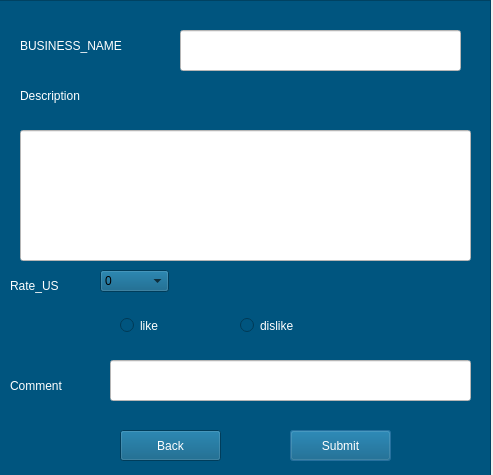
<?xml version="1.0" encoding="UTF-8"?>
<ui version="4.0">
 <class>Dialog</class>
 <widget class="QDialog" name="Dialog">
  <property name="geometry">
   <rect>
    <x>0</x>
    <y>0</y>
    <width>493</width>
    <height>475</height>
   </rect>
  </property>
  <property name="windowTitle">
   <string>Dialog</string>
  </property>
  <widget class="QFrame" name="frame">
   <property name="geometry">
    <rect>
     <x>-10</x>
     <y>0</y>
     <width>501</width>
     <height>481</height>
    </rect>
   </property>
   <property name="font">
    <font>
     <family>Stencil</family>
     <pointsize>14</pointsize>
     <italic>true</italic>
    </font>
   </property>
   <property name="styleSheet">
    <string notr="true">background-color: rgb(0, 85, 127);</string>
   </property>
   <property name="frameShape">
    <enum>QFrame::StyledPanel</enum>
   </property>
   <property name="frameShadow">
    <enum>QFrame::Raised</enum>
   </property>
   <widget class="QLabel" name="label">
    <property name="geometry">
     <rect>
      <x>30</x>
      <y>20</y>
      <width>151</width>
      <height>51</height>
     </rect>
    </property>
    <property name="styleSheet">
     <string notr="true">font: 14pt &quot;Stencil&quot;;
color: rgb(255, 255, 255);</string>
    </property>
    <property name="text">
     <string>BUSINESS_NAME</string>
    </property>
   </widget>
   <widget class="QLabel" name="label_2">
    <property name="geometry">
     <rect>
      <x>30</x>
      <y>70</y>
      <width>131</width>
      <height>51</height>
     </rect>
    </property>
    <property name="styleSheet">
     <string notr="true">font: 14pt &quot;Stencil&quot;;
color: rgb(255, 255, 255);</string>
    </property>
    <property name="text">
     <string>Description</string>
    </property>
   </widget>
   <widget class="QLineEdit" name="lineEdit">
    <property name="geometry">
     <rect>
      <x>120</x>
      <y>360</y>
      <width>361</width>
      <height>41</height>
     </rect>
    </property>
    <property name="styleSheet">
     <string notr="true">color: rgb(0, 85, 127);
font: 12pt &quot;Stencil&quot;;
background-color: rgb(255, 255, 255);
</string>
    </property>
    <property name="text">
     <string/>
    </property>
    <property name="cursorPosition">
     <number>0</number>
    </property>
    <property name="alignment">
     <set>Qt::AlignLeading|Qt::AlignLeft|Qt::AlignTop</set>
    </property>
   </widget>
   <widget class="QPushButton" name="pushButton_3">
    <property name="geometry">
     <rect>
      <x>300</x>
      <y>430</y>
      <width>101</width>
      <height>31</height>
     </rect>
    </property>
    <property name="styleSheet">
     <string notr="true">font: 14pt &quot;Stencil&quot;;
color: rgb(255, 255, 255);</string>
    </property>
    <property name="text">
     <string>Submit</string>
    </property>
   </widget>
   <widget class="QRadioButton" name="radioButton">
    <property name="geometry">
     <rect>
      <x>130</x>
      <y>310</y>
      <width>82</width>
      <height>31</height>
     </rect>
    </property>
    <property name="styleSheet">
     <string notr="true">color: rgb(255, 255, 255);
font: 14pt &quot;Stencil&quot;;</string>
    </property>
    <property name="text">
     <string>like</string>
    </property>
   </widget>
   <widget class="QRadioButton" name="radioButton_2">
    <property name="geometry">
     <rect>
      <x>250</x>
      <y>310</y>
      <width>101</width>
      <height>31</height>
     </rect>
    </property>
    <property name="styleSheet">
     <string notr="true">font: 14pt &quot;Stencil&quot;;
color: rgb(255, 255, 255);</string>
    </property>
    <property name="text">
     <string>dislike</string>
    </property>
   </widget>
   <widget class="QLineEdit" name="lineEdit_2">
    <property name="geometry">
     <rect>
      <x>30</x>
      <y>130</y>
      <width>451</width>
      <height>131</height>
     </rect>
    </property>
    <property name="styleSheet">
     <string notr="true">color: rgb(0, 85, 127);
font: 12pt &quot;Stencil&quot;;
background-color: rgb(255, 255, 255);
</string>
    </property>
    <property name="text">
     <string/>
    </property>
    <property name="cursorPosition">
     <number>0</number>
    </property>
    <property name="alignment">
     <set>Qt::AlignLeading|Qt::AlignLeft|Qt::AlignTop</set>
    </property>
   </widget>
   <widget class="QLineEdit" name="lineEdit_3">
    <property name="geometry">
     <rect>
      <x>190</x>
      <y>30</y>
      <width>281</width>
      <height>41</height>
     </rect>
    </property>
    <property name="styleSheet">
     <string notr="true">color: rgb(0, 85, 127);
font: 12pt &quot;Stencil&quot;;
background-color: rgb(255, 255, 255);
</string>
    </property>
    <property name="text">
     <string/>
    </property>
    <property name="cursorPosition">
     <number>0</number>
    </property>
    <property name="alignment">
     <set>Qt::AlignLeading|Qt::AlignLeft|Qt::AlignTop</set>
    </property>
   </widget>
   <widget class="QLabel" name="label_3">
    <property name="geometry">
     <rect>
      <x>20</x>
      <y>270</y>
      <width>91</width>
      <height>31</height>
     </rect>
    </property>
    <property name="styleSheet">
     <string notr="true">font: 14pt &quot;Stencil&quot;;
color: rgb(255, 255, 255);</string>
    </property>
    <property name="text">
     <string>Rate_US</string>
    </property>
   </widget>
   <widget class="QLabel" name="label_4">
    <property name="geometry">
     <rect>
      <x>20</x>
      <y>360</y>
      <width>91</width>
      <height>51</height>
     </rect>
    </property>
    <property name="styleSheet">
     <string notr="true">font: 14pt &quot;Stencil&quot;;
color: rgb(255, 255, 255);</string>
    </property>
    <property name="text">
     <string>Comment</string>
    </property>
   </widget>
   <widget class="QPushButton" name="pushButton_7">
    <property name="geometry">
     <rect>
      <x>130</x>
      <y>430</y>
      <width>101</width>
      <height>31</height>
     </rect>
    </property>
    <property name="styleSheet">
     <string notr="true">font: 14pt &quot;Stencil&quot;;
color: rgb(255, 255, 255);</string>
    </property>
    <property name="text">
     <string>Back</string>
    </property>
   </widget>
   <widget class="QComboBox" name="comboBox">
    <property name="geometry">
     <rect>
      <x>110</x>
      <y>270</y>
      <width>69</width>
      <height>22</height>
     </rect>
    </property>
    <item>
     <property name="text">
      <string>0</string>
     </property>
    </item>
    <item>
     <property name="text">
      <string>1 </string>
     </property>
    </item>
    <item>
     <property name="text">
      <string>2</string>
     </property>
    </item>
    <item>
     <property name="text">
      <string>3</string>
     </property>
    </item>
    <item>
     <property name="text">
      <string>4</string>
     </property>
    </item>
    <item>
     <property name="text">
      <string>5</string>
     </property>
    </item>
   </widget>
  </widget>
 </widget>
 <resources>
  <include location="../../icon.qrc"/>
  <include location="../../icon2/icon/resource.qrc"/>
 </resources>
 <connections/>
</ui>
